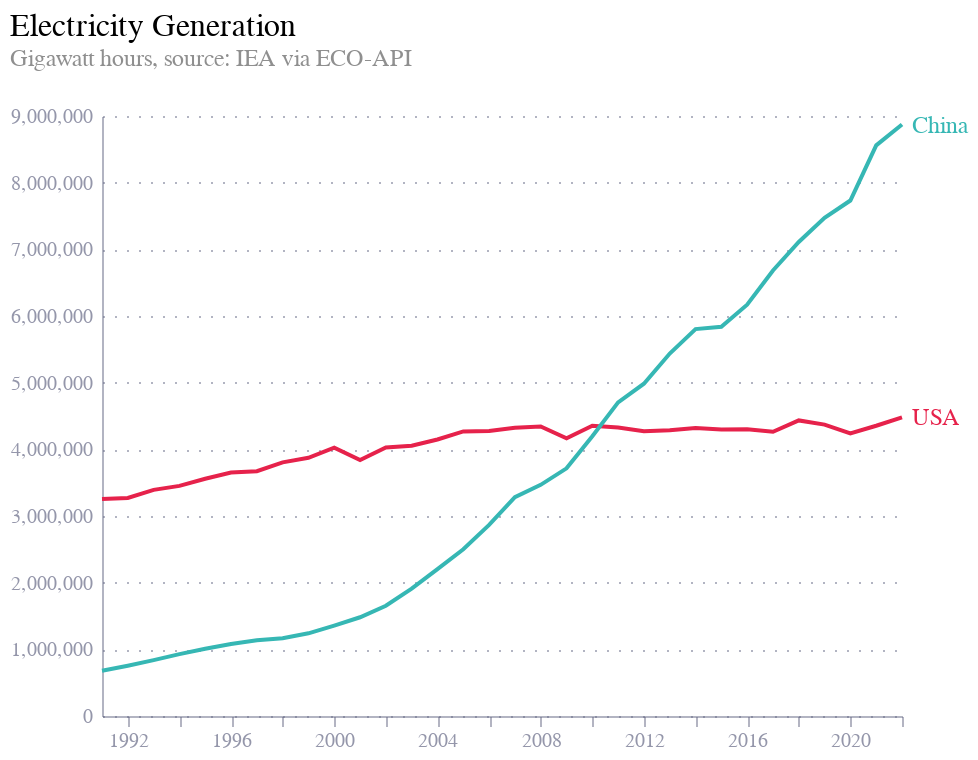

Notebook source saved alongside this figure:
### Code cell
df['label'] = np.where(df.date == df.date.max(), df.series, '')

base = alt.Chart(df.query('date > "1990-01-01" and series != "UK"')).encode(
    x=alt.X('date:T'),
    y=alt.Y('value:Q', title=''),
    color=alt.Color('series:N', title='Country', legend=None),
)

line = base.mark_line()

labels = base.mark_text(align='left', dx=5, dy=0, fontSize=12).encode(
    text='label',
)

chart = line + labels

chart = chart.properties(
    title=alt.TitleParams(
        text='Electricity Generation',
        subtitle=['Gigawatt hours, source: IEA via ECO-API', ''],
        anchor='start',
        fontSize=16,
        subtitleColor="rgb(143, 143, 143)",
        fontWeight='normal'
    ),
    width=400,
    height=300
)

chart

### Figure 1 — Vega-Lite specification as saved in the notebook (floating-point values rounded to 4 significant figures)
{"config": {"font": "Circular Std", "mark": {"line": {"interpolate": "monotone"}}, "view": {"stroke": "transparent", "width": 400, "height": 300}, "range": {"category": ["#36B7B4", "#E6224B", "#F4C245", "#0063AF", "#00A767", "#179FDB", "#EB5C2E"], "diverging": ["#E6224B", "#E54753", "#C9C9C9", "#179FDB", "#122B39"], "heatmap": ["#C9C9C9", "#179FDB", "#0063AF", "#122B39"], "ordinal": ["#00A767", "#36B7B4", "#179FDB", "#0063AF", "#243B5A"]}, "axisX": {"domainColor": "#676A86", "domainOpacity": 0.5, "grid": false, "labelAngle": 0, "labelColor": "#676A86", "labelOpacity": 0.7, "orient": "bottom", "tickColor": "#676A86", "tickCount": 10, "tickOpacity": 0.5, "title": false, "titleAlign": "center", "titleAnchor": "middle", "titleColor": "#676A86", "titleFontSize": 12, "titleOpacity": 0.8, "titleY": -15}, "axisY": {"domainColor": "#676A86", "domainOpacity": 0.5, "gridColor": "#676A86", "gridDash": [1, 5], "gridOpacity": 0.5, "labelColor": "#676A86", "labelOpacity": 0.7, "labelPadding": 5, "tickColor": "#676A86", "tickCount": 8, "tickOpacity": 0.5, "ticks": false, "titleAlign": "left", "titleAngle": 0, "titleBaseline": "bottom", "titleColor": "#676A86", "titleFontSize": 12, "titleOpacity": 0.8, "titleX": 0, "titleY": -7}}, "layer": [{"mark": {"type": "line"}, "encoding": {"color": {"field": "series", "legend": null, "title": "Country", "type": "nominal"}, "x": {"field": "date", "type": "temporal"}, "y": {"field": "value", "title": "", "type": "quantitative"}}}, {"mark": {"type": "text", "align": "left", "dx": 5, "dy": 0, "fontSize": 12}, "encoding": {"color": {"field": "series", "legend": null, "title": "Country", "type": "nominal"}, "text": {"field": "label", "type": "nominal"}, "x": {"field": "date", "type": "temporal"}, "y": {"field": "value", "title": "", "type": "quantitative"}}}], "data": {"name": "data-0a9cb846ef0df75e84cf23078abfcea0"}, "height": 300, "title": {"text": "Electricity Generation", "anchor": "start", "fontSize": 16, "fontWeight": "normal", "subtitle": ["Gigawatt hours, source: IEA via ECO-API", ""], "subtitleColor": "rgb(143, 143, 143)"}, "width": 400, "$schema": "https://vega.github.io/schema/vega-lite/v5.8.0.json", "datasets": {"data-0a9cb846ef0df75e84cf23078abfcea0": [{"date": "1991-01-01T00:00:00", "value": 3255000.0, "series": "USA", "label": ""}, {"date": "1992-01-01T00:00:00", "value": 3271000.0, "series": "USA", "label": ""}, {"date": "1993-01-01T00:00:00", "value": 3392000.0, "series": "USA", "label": ""}, {"date": "1994-01-01T00:00:00", "value": 3452000.0, "series": "USA", "label": ""}, {"date": "1995-01-01T00:00:00", "value": 3558000.0, "series": "USA", "label": ""}, {"date": "1996-01-01T00:00:00", "value": 3651000.0, "series": "USA", "label": ""}, {"date": "1997-01-01T00:00:00", "value": 3672000.0, "series": "USA", "label": ""}, {"date": "1998-01-01T00:00:00", "value": 3805000.0, "series": "USA", "label": ""}, {"date": "1999-01-01T00:00:00", "value": 3874000.0, "series": "USA", "label": ""}, {"date": "2000-01-01T00:00:00", "value": 4026000.0, "series": "USA", "label": ""}, {"date": "2001-01-01T00:00:00", "value": 3839000.0, "series": "USA", "label": ""}, {"date": "2002-01-01T00:00:00", "value": 4026000.0, "series": "USA", "label": ""}, {"date": "2003-01-01T00:00:00", "value": 4055000.0, "series": "USA", "label": ""}, {"date": "2004-01-01T00:00:00", "value": 4148000.0, "series": "USA", "label": ""}, {"date": "2005-01-01T00:00:00", "value": 4269000.0, "series": "USA", "label": ""}, {"date": "2006-01-01T00:00:00", "value": 4275000.0, "series": "USA", "label": ""}, {"date": "2007-01-01T00:00:00", "value": 4324000.0, "series": "USA", "label": ""}, {"date": "2008-01-01T00:00:00", "value": 4343000.0, "series": "USA", "label": ""}, {"date": "2009-01-01T00:00:00", "value": 4165000.0, "series": "USA", "label": ""}, {"date": "2010-01-01T00:00:00", "value": 4354000.0, "series": "USA", "label": ""}, {"date": "2011-01-01T00:00:00", "value": 4327000.0, "series": "USA", "label": ""}, {"date": "2012-01-01T00:00:00", "value": 4271000.0, "series": "USA", "label": ""}, {"date": "2013-01-01T00:00:00", "value": 4287000.0, "series": "USA", "label": ""}, {"date": "2014-01-01T00:00:00", "value": 4320000.0, "series": "USA", "label": ""}, {"date": "2015-01-01T00:00:00", "value": 4297000.0, "series": "USA", "label": ""}, {"date": "2016-01-01T00:00:00", "value": 4300000.0, "series": "USA", "label": ""}, {"date": "2017-01-01T00:00:00", "value": 4264000.0, "series": "USA", "label": ""}, {"date": "2018-01-01T00:00:00", "value": 4434000.0, "series": "USA", "label": ""}, {"date": "2019-01-01T00:00:00", "value": 4371000.0, "series": "USA", "label": ""}, {"date": "2020-01-01T00:00:00", "value": 4239000.0, "series": "USA", "label": ""}, {"date": "2021-01-01T00:00:00", "value": 4354000.0, "series": "USA", "label": ""}, {"date": "2022-01-01T00:00:00", "value": 4479000.0, "series": "USA", "label": "USA"}, {"date": "1991-01-01T00:00:00", "value": 677600.0, "series": "China", "label": ""}, {"date": "1992-01-01T00:00:00", "value": 754100.0, "series": "China", "label": ""}, {"date": "1993-01-01T00:00:00", "value": 838400.0, "series": "China", "label": ""}, {"date": "1994-01-01T00:00:00", "value": 928200.0, "series": "China", "label": ""}, {"date": "1995-01-01T00:00:00", "value": 1008000.0, "series": "China", "label": ""}, {"date": "1996-01-01T00:00:00", "value": 1080000.0, "series": "China", "label": ""}, {"date": "1997-01-01T00:00:00", "value": 1136000.0, "series": "China", "label": ""}, {"date": "1998-01-01T00:00:00", "value": 1168000.0, "series": "China", "label": ""}, {"date": "1999-01-01T00:00:00", "value": 1240000.0, "series": "China", "label": ""}, {"date": "2000-01-01T00:00:00", "value": 1356000.0, "series": "China", "label": ""}, {"date": "2001-01-01T00:00:00", "value": 1481000.0, "series": "China", "label": ""}, {"date": "2002-01-01T00:00:00", "value": 1654000.0, "series": "China", "label": ""}, {"date": "2003-01-01T00:00:00", "value": 1911000.0, "series": "China", "label": ""}, {"date": "2004-01-01T00:00:00", "value": 2204000.0, "series": "China", "label": ""}, {"date": "2005-01-01T00:00:00", "value": 2500000.0, "series": "China", "label": ""}, {"date": "2006-01-01T00:00:00", "value": 2866000.0, "series": "China", "label": ""}, {"date": "2007-01-01T00:00:00", "value": 3282000.0, "series": "China", "label": ""}, {"date": "2008-01-01T00:00:00", "value": 3467000.0, "series": "China", "label": ""}, {"date": "2009-01-01T00:00:00", "value": 3715000.0, "series": "China", "label": ""}, {"date": "2010-01-01T00:00:00", "value": 4197000.0, "series": "China", "label": ""}, {"date": "2011-01-01T00:00:00", "value": 4705000.0, "series": "China", "label": ""}, {"date": "2012-01-01T00:00:00", "value": 4985000.0, "series": "China", "label": ""}, {"date": "2013-01-01T00:00:00", "value": 5437000.0, "series": "China", "label": ""}, {"date": "2014-01-01T00:00:00", "value": 5804000.0, "series": "China", "label": ""}, {"date": "2015-01-01T00:00:00", "value": 5838000.0, "series": "China", "label": ""}, {"date": "2016-01-01T00:00:00", "value": 6169000.0, "series": "China", "label": ""}, {"date": "2017-01-01T00:00:00", "value": 6682000.0, "series": "China", "label": ""}, {"date": "2018-01-01T00:00:00", "value": 7110000.0, "series": "China", "label": ""}, {"date": "2019-01-01T00:00:00", "value": 7473000.0, "series": "China", "label": ""}, {"date": "2020-01-01T00:00:00", "value": 7732000.0, "series": "China", "label": ""}, {"date": "2021-01-01T00:00:00", "value": 8560000.0, "series": "China", "label": ""}, {"date": "2022-01-01T00:00:00", "value": 8872000.0, "series": "China", "label": "China"}]}}
